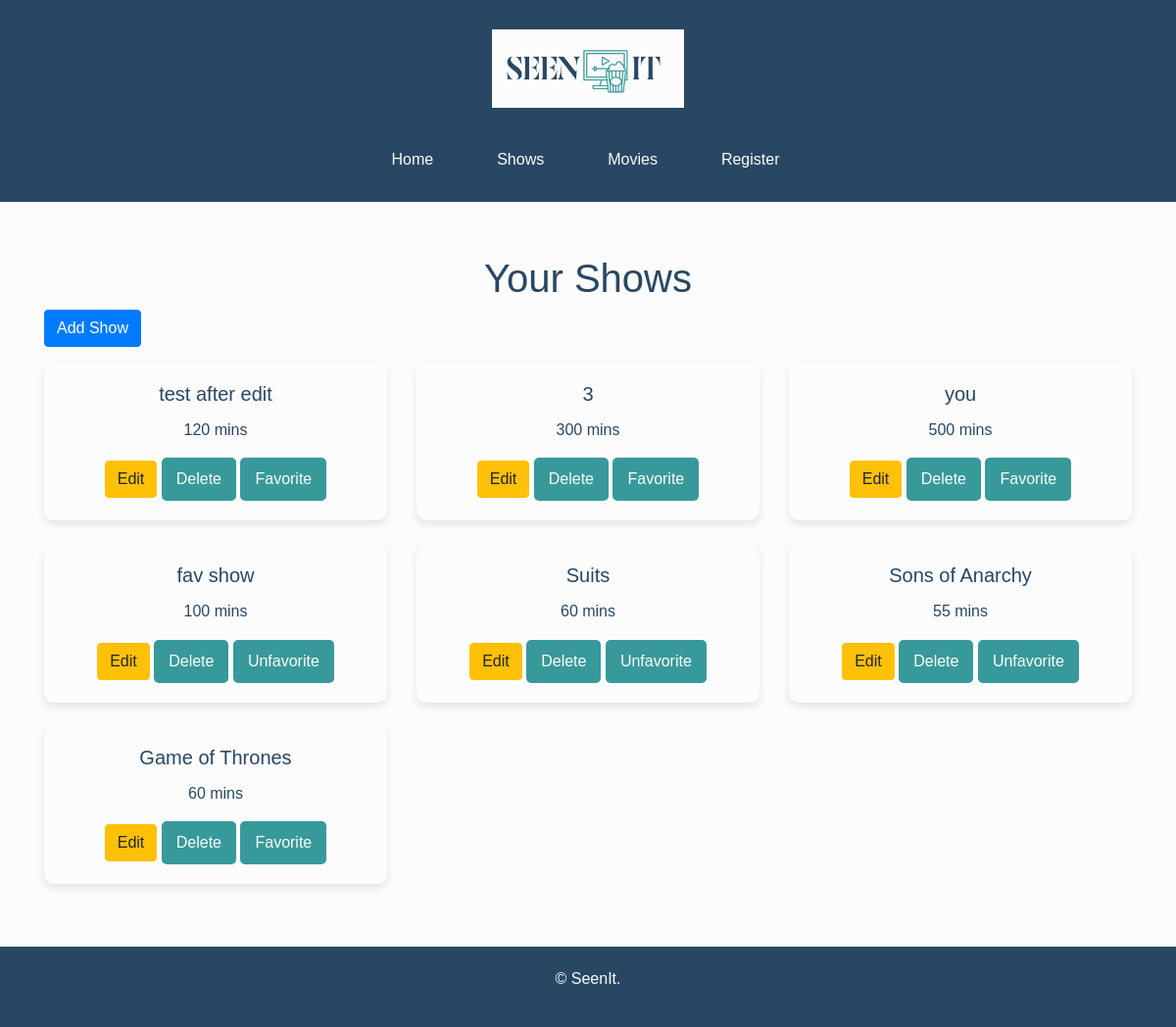
The app's page /shows/, older data.
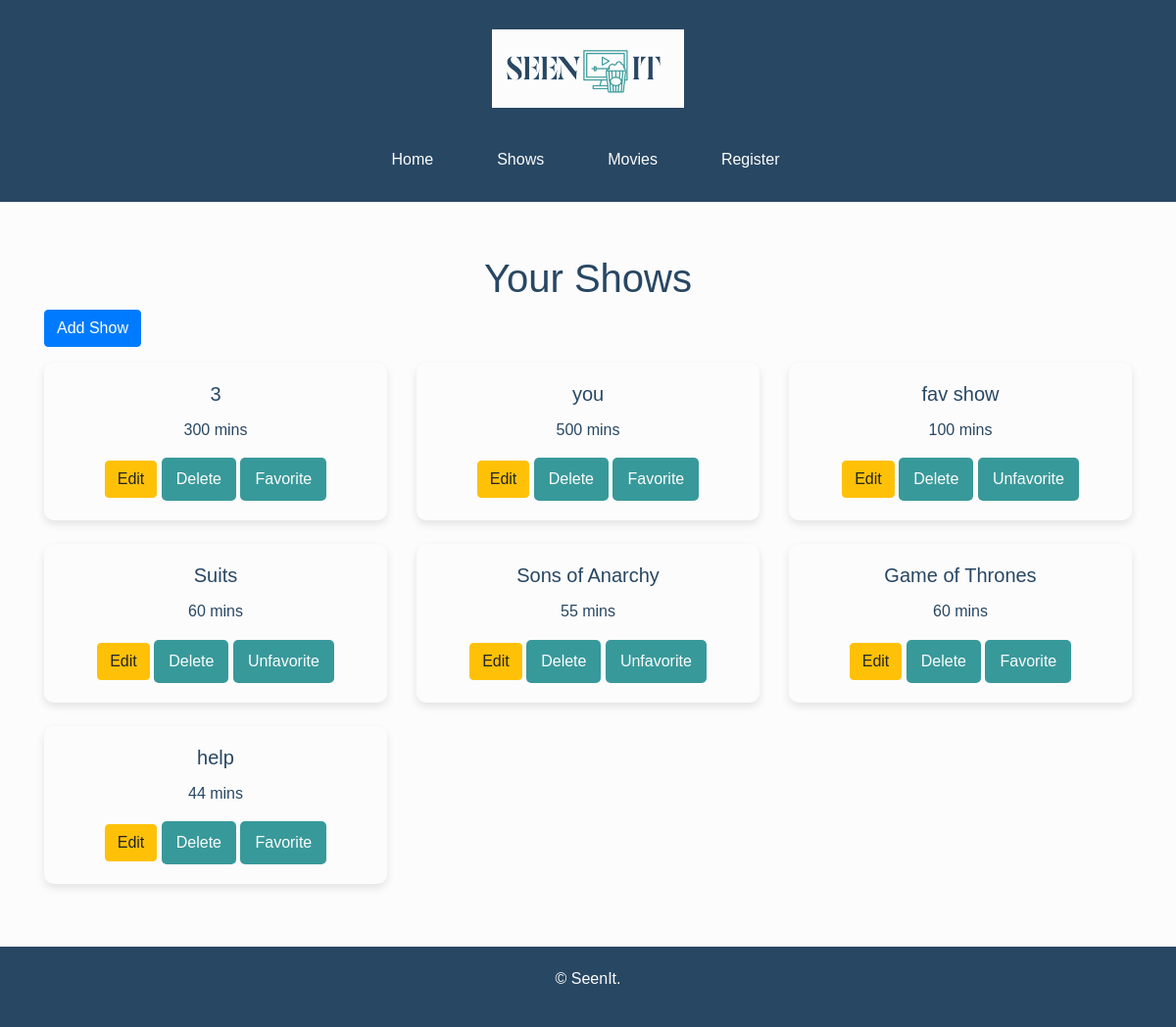
The same page, newer data.
### tracker/models.py (models this page shows, shortened)
class Show(models.Model):
    title = models.CharField(max_length=255)
    duration = models.IntegerField()  # Duration in minutes
    user = models.ForeignKey(User, on_delete=models.CASCADE)
    watched_date = models.DateField(auto_now_add=True)  # Date when the show was watched
    is_favorite = models.BooleanField(default=False)

### tracker/views.py (the view)
# urls.py: path('shows/', show_list, name='show_list'),
def show_list(request):
    shows = Show.objects.all()  # Get all shows by default
    return render(request, 'tracker/show_list.html', {'shows': shows})

### tracker/templates/tracker/show_list.html (shortened to what this page needs)
{% extends 'tracker/base.html' %}
{% block content %}
<div class="container mt-4">
    <h1 class="text-center">Your Shows</h1>
    <a href='{% url 'show_create' %}' class="btn btn-primary mb-3">Add Show</a>
    <div class="row">
        {% for show in shows %}
            <div class="col-md-4">
                <div class="card mb-4">
                    <div class="card-body text-center">
                        <h5 class="card-title">{{ show.title }}</h5>
                        <p class="card-text">{{ show.duration }} mins</p>
                        <a href='{% url 'show_update' show.pk %}' class="btn btn-warning">Edit</a>
                        <form action='{% url 'show_delete' show.pk %}' method='post' class="d-inline">
                            <button type='submit' class="btn btn-danger">Delete</button>
                        </form>
                        <form action='{% url 'show_favorite' show.pk %}' method='post' class="d-inline">
                            <button type='submit' class="btn btn-outline-warning">
                                {% if show.is_favorite %}
                                    Unfavorite
                                {% else %}
                                    Favorite
                                {% endif %}
                            </button>
                        </form>
                    </div>
                </div>
            </div>
        {% empty %}
            <div class="col-12">
                <p class="text-center">No shows added yet.</p>
            </div>
        {% endfor %}
    </div>
</div>
{% endblock %}

Row changes from the older to the newer data that the page shows:
removed Show: title "test after edit", duration "120", is_favorite "Favorite"
added Show: title "help", duration "44", is_favorite "Favorite"
